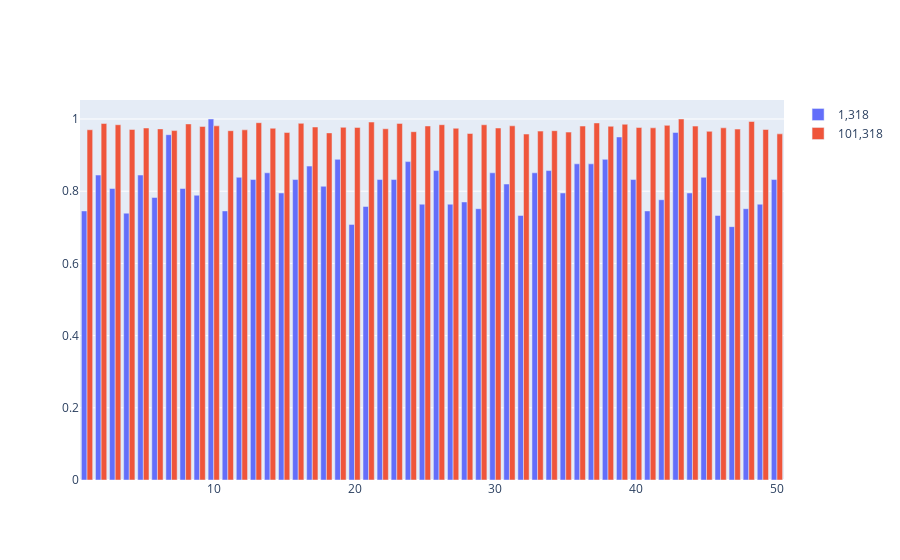

Notebook cell for this chart:
### Code cell
# count values in dataframe
countMany = dfManyDraw['N1'].value_counts() + dfManyDraw['N2'].value_counts() + dfManyDraw['N3'].value_counts() + dfManyDraw['N4'].value_counts() + dfManyDraw['N5'].value_counts()

# normalize counts
countLittle = countLittle / countLittle.max()
countMany = countMany / countMany.max()

# trace the chart
fig = go.Figure()
fig.add_trace(go.Bar(x=countLittle.index, y=countLittle.values, name='1,318'))
fig.add_trace(go.Bar(x=countMany.index, y=countMany.values, name='101,318'))
fig.show()
